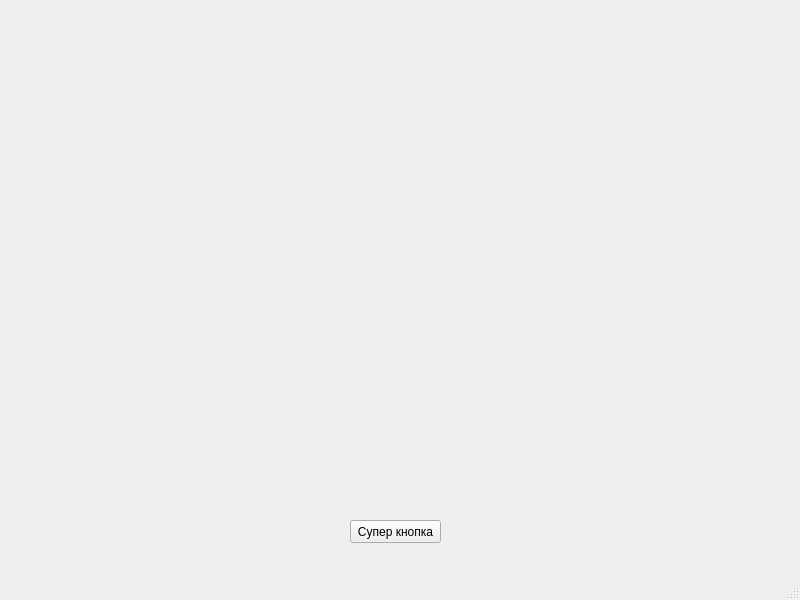
<?xml version="1.0" encoding="UTF-8"?>
<ui version="4.0">
 <class>MainWindow</class>
 <widget class="QMainWindow" name="MainWindow">
  <property name="geometry">
   <rect>
    <x>0</x>
    <y>0</y>
    <width>800</width>
    <height>600</height>
   </rect>
  </property>
  <property name="windowTitle">
   <string>Git и желтые окружности</string>
  </property>
  <widget class="QWidget" name="centralwidget">
   <widget class="QPushButton" name="btn">
    <property name="geometry">
     <rect>
      <x>350</x>
      <y>520</y>
      <width>91</width>
      <height>23</height>
     </rect>
    </property>
    <property name="text">
     <string>Супер кнопка</string>
    </property>
   </widget>
  </widget>
  <widget class="QMenuBar" name="menubar">
   <property name="geometry">
    <rect>
     <x>0</x>
     <y>0</y>
     <width>800</width>
     <height>21</height>
    </rect>
   </property>
  </widget>
  <widget class="QStatusBar" name="statusbar"/>
 </widget>
 <resources/>
 <connections/>
</ui>
